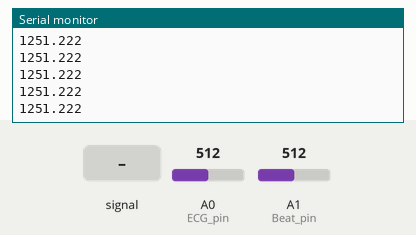
A sketch run on a simulated Arduino Uno, built with avr-gcc and run on an emulated ATmega328P. Parts: the last lines printed to the serial monitor. Inputs (shaded band) come from the test bench; at power-on: A0 (ECG_pin) = 512, A1 (Beat_pin) = 512.

Above: at 1.2 s.
1.3 s: A0 (ECG_pin) fed a 200 Hz sine of ±81 counts around its level
At 2.3 s:
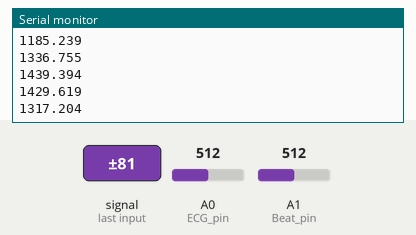
2.8 s: A0 (ECG_pin) set to 716
At 3.5 s:
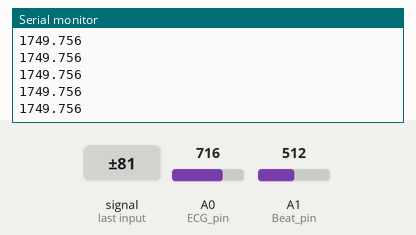
4.3 s: A0 (ECG_pin) fed a 1000 Hz sine of ±255 counts around its level
At 5.1 s:
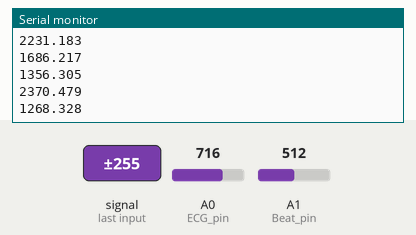
5.8 s: A0 (ECG_pin) set to 900
At 6.9 s:
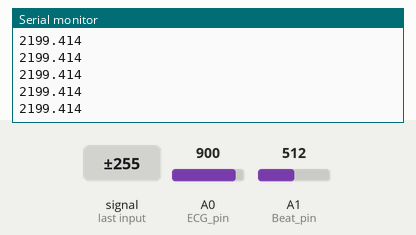
Timing chart, 0 to 8.3 s (numbered marks = the images above; inputs shaded):
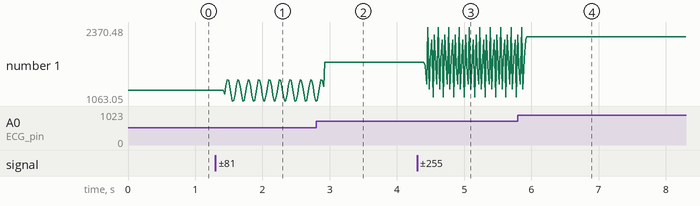

The sketch:

ArduinoBluetoothECG_2022_12_7.ino
```cpp
#include <TimerOne.h>
#include <SoftwareSerial.h>

SoftwareSerial BTSerial(7,8);//this is the bluetooth: Rx(pin)->7 Tx(pin)->8

int ECG_pin = 0;// ecg pin in analog in A0
int Beat_pin = 1;// beat pin in analog in A1

void setup(){
  //The baud rate is the rate at which information is transferred in a communication channel.
  //Baud rate is commonly used when discussing electronics that use serial communication.
  //In the serial port context, "9600 baud" means that the serial port is capable of transferring a maximum of 9600 bits per second
  Serial.begin(9600);//you could tinker on this part change the baud rate
  BTSerial.begin(9600);

  Timer1.initialize(1000);//normal1000 milisecond == 1 second
  Timer1.attachInterrupt(AnalogAD);// to function analogAD
  Timer1.start();//start the timer
}

void AnalogAD(){
  int reading0 = analogRead(ECG_pin); // read the ecg pin
  int reading1 = analogRead(Beat_pin); // read the beat pin

  float Voltage0 = (float)reading0 /1023*5*500; //converting analog value to digital values
  float Voltage1 = (float)reading1 /1023*5*500;

  //println to send new lines of data dont use print
  Serial.println(Voltage0, 3);//printing the value to the serial monitor
  BTSerial.println(Voltage0, 3);//sending the data thru bluetooth

}

void loop(){

}
//link for changing the arduino (refer to step number2)
//https://www.instructables.com/How-to-Change-the-Name-of-HC-06-Bluetooth-Module/
```

Measured:
- after the input at 1.3 s, the serial monitor: prints a new line after 0.14 s (image 1)
- after the input at 2.8 s, the serial monitor: prints a new line after 0.13 s (image 2)
- after the input at 4.3 s, the serial monitor: prints a new line after 0.12 s (image 3)
- after the input at 5.8 s, the serial monitor: prints a new line after 0.13 s (image 4)
- plotted number 1: 1251.22 → 1063.05 after the input at 1.3 s, 1063.05 → 1749.76 after the input at 2.8 s, 1749.76 → 2231.18 after the input at 4.3 s, 2231.18 → 2199 after the input at 5.8 s
